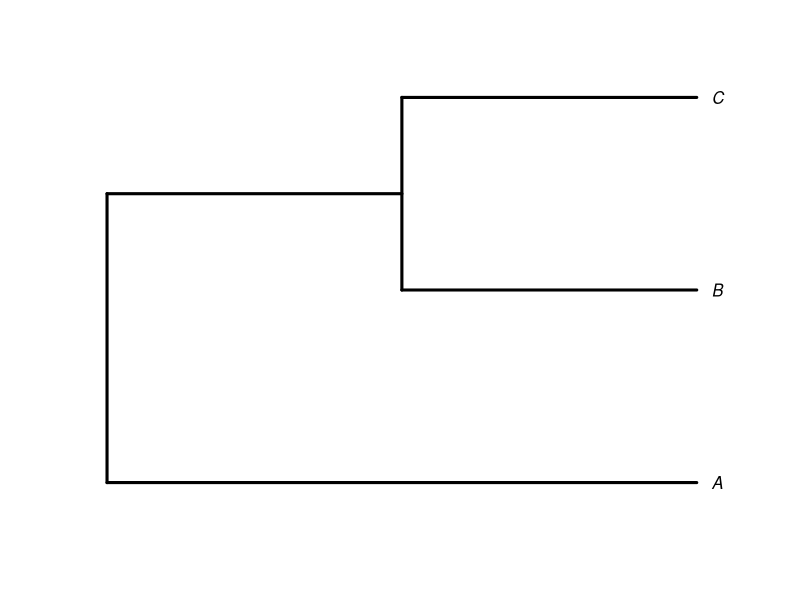
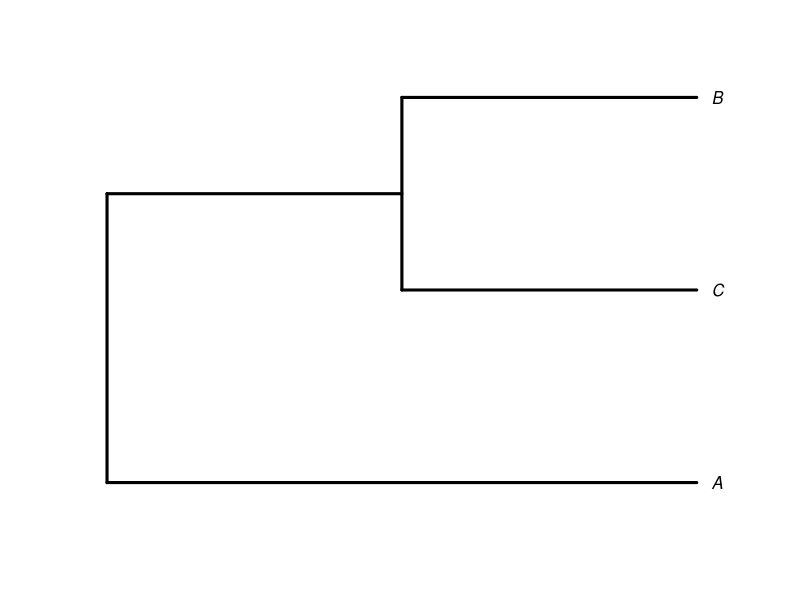
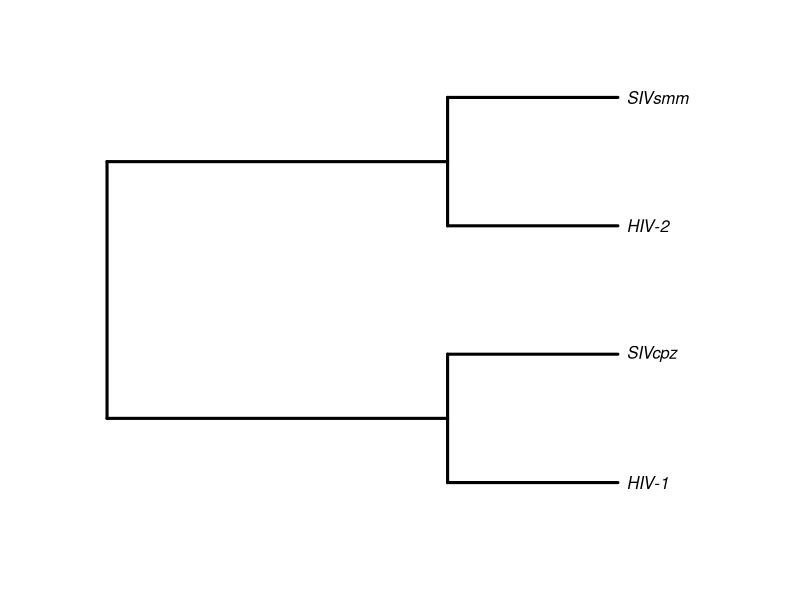
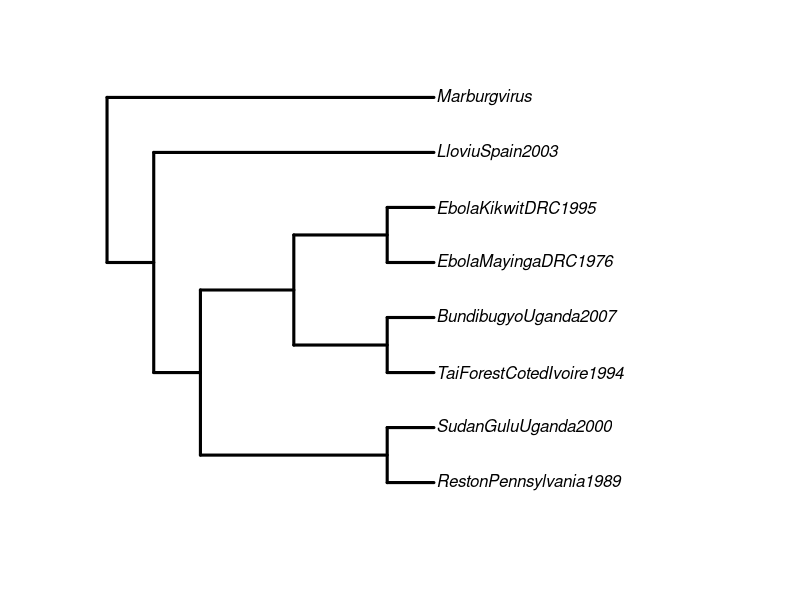
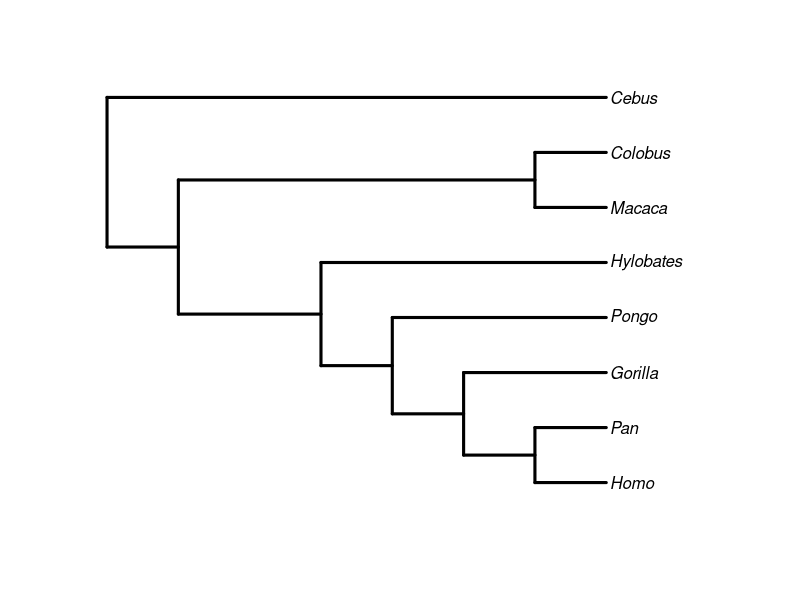
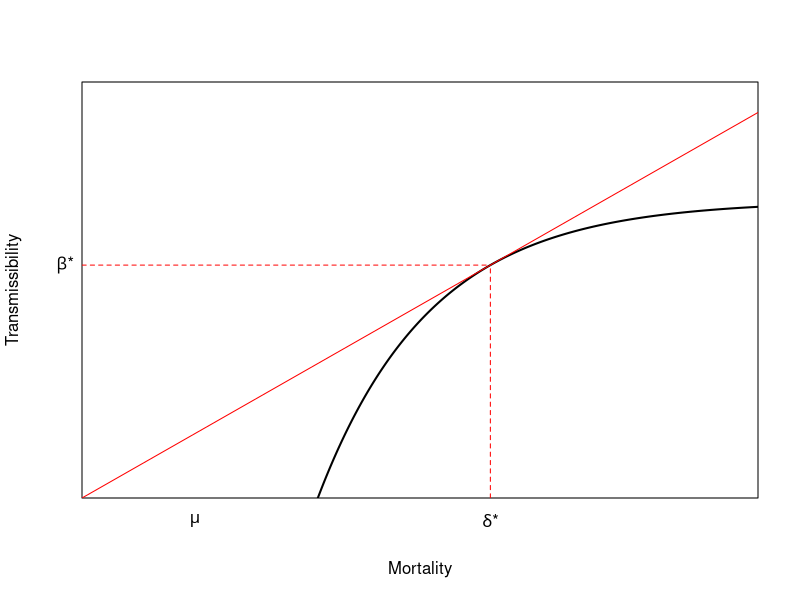

The R script that drew these images, in order:
## ---- chunk 1
#| fig-asp: 1
#| echo: false
library(ape)
tt <- "(A,(B,C));"
ttt <- read.tree(text = tt)
plot(ttt, type="phylogram", edge.width=3, label.offset=0.05)
tt <- "(A,(C,B));"
ttt <- read.tree(text = tt)
plot(ttt, type="phylogram", edge.width=3, label.offset=0.05)
## ---- chunk 2
#| fig-asp: 1
#| echo: false
require(ape)
lenti <- "((HIV-1,SIVcpz),(HIV-2,SIVsmm));"
lenti <- read.tree(text=lenti)
plot(lenti, type="phylogram", edge.width=3, label.offset=0.05)
## ---- chunk 3
#| fig-asp: 1
#| echo: false
#filo <- "((((RP89,SGU00),((TFIC94,BU07),(EMDRC76,EKDRC95))) LlS03),M);"
filo <- "((((Reston Pennsylvania 1989,Sudan Gulu Uganda 2000),
         ((Tai Forest Cote dIvoire 1994,Bundibugyo Uganda 2007),(Ebola Mayinga DRC 1976,Ebola Kikwit DRC 1995))),Lloviu Spain 2003), Marburgvirus);"
filo <- read.tree(text=filo)
plot(filo, type="phylogram", edge.width=3, label.offset=0.05)
## ---- chunk 4
#| fig-asp: 1
#| echo: false
tt <- "((((((Homo,Pan), Gorilla), Pongo), Hylobates), (Macaca,Colobus)),Cebus);"
anthropoids <- read.tree(text=tt)
plot(anthropoids, type="phylogram", edge.width=3, label.offset=0.05)
## ---- chunk 5
x <- seq(0,30,length=500)
# utility function fp> 0 fpp < 0
# turns out that RMarkdown does not handle comments with single quotes 
# fp == deriv of f; fpp == 2nd deriv of f
f <- function(x) {
  0.5 - exp(-0.2*(x-7))
}
# derivative of the utility function
fprime <- function(x) {
  0.2*exp(-0.2*(x-7))
}

# f + fp*(z-x) = 0
# z = x -(f/fp)
# solve for tangency; find the root of this
xinter <- function(x) {
  return(x - f(x)/fprime(x))
}

soln <- uniroot(xinter,c(0,40))

plot(x,f(x), type="l", lwd=2, xaxs="i", yaxs="i",
     axes=FALSE,
     xlab="Mortality",
     ylab="Transmissibility",
     ylim=c(0,0.7))
axis(1,labels=FALSE,tick=FALSE)
axis(2,labels=FALSE,tick=FALSE)
box()
lines(x,(f(soln$root)/soln$root)*x,col="red")
segments(soln$root,0,soln$root,f(soln$root), lty=2, col="red")
segments(0,f(soln$root),soln$root,f(soln$root), lty=2, col="red")
mtext(expression(paste(delta,"*")),1,at=soln$root, padj=1)
mtext(expression(paste(beta,"*")),2,at=f(soln$root),padj=0.5, adj=1.5, las=2)
mtext(expression(mu),1,at=5, padj=1)
